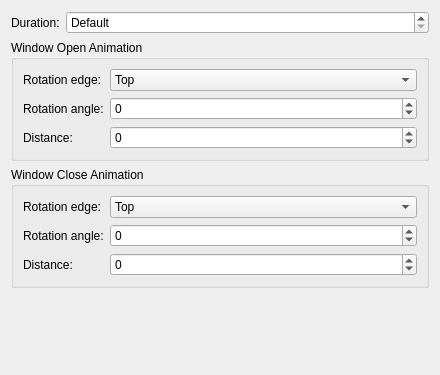
<?xml version="1.0" encoding="UTF-8"?>

<!--
SPDX-FileCopyrightText: 2023 Roman Gilg <subdiff@gmail.com>

SPDX-License-Identifier: GPL-2.0-or-later
-->

<ui version="4.0">
 <class>GlideEffectConfig</class>
 <widget class="QWidget" name="GlideEffectConfig">
  <property name="geometry">
   <rect>
    <x>0</x>
    <y>0</y>
    <width>440</width>
    <height>375</height>
   </rect>
  </property>
  <layout class="QVBoxLayout" name="verticalLayout">
   <item>
    <layout class="QFormLayout" name="layout_Duration">
     <item row="0" column="0">
      <widget class="QLabel" name="label_Duration">
       <property name="text">
        <string>Duration:</string>
       </property>
      </widget>
     </item>
     <item row="0" column="1">
      <widget class="QSpinBox" name="kcfg_Duration">
       <property name="sizePolicy">
        <sizepolicy hsizetype="Expanding" vsizetype="Fixed">
         <horstretch>0</horstretch>
         <verstretch>0</verstretch>
        </sizepolicy>
       </property>
       <property name="specialValueText">
        <string>Default</string>
       </property>
       <property name="suffix">
        <string> milliseconds</string>
       </property>
       <property name="maximum">
        <number>9999</number>
       </property>
       <property name="singleStep">
        <number>5</number>
       </property>
      </widget>
     </item>
    </layout>
   </item>
   <item>
    <widget class="QGroupBox" name="groupBox_InAnimation">
     <property name="title">
      <string>Window Open Animation</string>
     </property>
     <layout class="QFormLayout" name="formLayout">
      <item row="0" column="0">
       <widget class="QLabel" name="label_InRotationEdge">
        <property name="text">
         <string>Rotation edge:</string>
        </property>
       </widget>
      </item>
      <item row="0" column="1">
       <widget class="QComboBox" name="kcfg_InRotationEdge">
        <property name="sizePolicy">
         <sizepolicy hsizetype="Expanding" vsizetype="Fixed">
          <horstretch>0</horstretch>
          <verstretch>0</verstretch>
         </sizepolicy>
        </property>
        <item>
         <property name="text">
          <string>Top</string>
         </property>
        </item>
        <item>
         <property name="text">
          <string>Right</string>
         </property>
        </item>
        <item>
         <property name="text">
          <string>Bottom</string>
         </property>
        </item>
        <item>
         <property name="text">
          <string>Left</string>
         </property>
        </item>
       </widget>
      </item>
      <item row="3" column="0">
       <widget class="QLabel" name="label_InRotationAngle">
        <property name="text">
         <string>Rotation angle:</string>
        </property>
       </widget>
      </item>
      <item row="3" column="1">
       <widget class="QSpinBox" name="kcfg_InRotationAngle">
        <property name="sizePolicy">
         <sizepolicy hsizetype="Expanding" vsizetype="Fixed">
          <horstretch>0</horstretch>
          <verstretch>0</verstretch>
         </sizepolicy>
        </property>
        <property name="suffix">
         <string/>
        </property>
        <property name="minimum">
         <number>-360</number>
        </property>
        <property name="maximum">
         <number>360</number>
        </property>
       </widget>
      </item>
      <item row="5" column="0">
       <widget class="QLabel" name="label_InDistance">
        <property name="text">
         <string>Distance:</string>
        </property>
       </widget>
      </item>
      <item row="5" column="1">
       <widget class="QSpinBox" name="kcfg_InDistance">
        <property name="sizePolicy">
         <sizepolicy hsizetype="Expanding" vsizetype="Fixed">
          <horstretch>0</horstretch>
          <verstretch>0</verstretch>
         </sizepolicy>
        </property>
        <property name="minimum">
         <number>-5000</number>
        </property>
        <property name="maximum">
         <number>5000</number>
        </property>
        <property name="singleStep">
         <number>5</number>
        </property>
       </widget>
      </item>
     </layout>
    </widget>
   </item>
   <item>
    <widget class="QGroupBox" name="groupBox_OutAnimation">
     <property name="title">
      <string>Window Close Animation</string>
     </property>
     <layout class="QFormLayout" name="formLayout_2">
      <item row="0" column="0">
       <widget class="QLabel" name="label_OutRotationEdge">
        <property name="text">
         <string>Rotation edge:</string>
        </property>
       </widget>
      </item>
      <item row="0" column="1">
       <widget class="QComboBox" name="kcfg_OutRotationEdge">
        <property name="sizePolicy">
         <sizepolicy hsizetype="Expanding" vsizetype="Fixed">
          <horstretch>0</horstretch>
          <verstretch>0</verstretch>
         </sizepolicy>
        </property>
        <item>
         <property name="text">
          <string>Top</string>
         </property>
        </item>
        <item>
         <property name="text">
          <string>Right</string>
         </property>
        </item>
        <item>
         <property name="text">
          <string>Bottom</string>
         </property>
        </item>
        <item>
         <property name="text">
          <string>Left</string>
         </property>
        </item>
       </widget>
      </item>
      <item row="1" column="0">
       <widget class="QLabel" name="label_OutRotationAngle">
        <property name="text">
         <string>Rotation angle:</string>
        </property>
       </widget>
      </item>
      <item row="2" column="0">
       <widget class="QLabel" name="label_OutDistance">
        <property name="text">
         <string>Distance:</string>
        </property>
       </widget>
      </item>
      <item row="1" column="1">
       <widget class="QSpinBox" name="kcfg_OutRotationAngle">
        <property name="sizePolicy">
         <sizepolicy hsizetype="Expanding" vsizetype="Fixed">
          <horstretch>0</horstretch>
          <verstretch>0</verstretch>
         </sizepolicy>
        </property>
        <property name="suffix">
         <string/>
        </property>
        <property name="minimum">
         <number>-360</number>
        </property>
        <property name="maximum">
         <number>360</number>
        </property>
       </widget>
      </item>
      <item row="2" column="1">
       <widget class="QSpinBox" name="kcfg_OutDistance">
        <property name="sizePolicy">
         <sizepolicy hsizetype="Expanding" vsizetype="Fixed">
          <horstretch>0</horstretch>
          <verstretch>0</verstretch>
         </sizepolicy>
        </property>
        <property name="minimum">
         <number>-5000</number>
        </property>
        <property name="maximum">
         <number>5000</number>
        </property>
        <property name="singleStep">
         <number>5</number>
        </property>
       </widget>
      </item>
     </layout>
    </widget>
   </item>
   <item>
    <spacer name="verticalSpacer">
     <property name="orientation">
      <enum>Qt::Vertical</enum>
     </property>
     <property name="sizeHint" stdset="0">
      <size>
       <width>20</width>
       <height>40</height>
      </size>
     </property>
    </spacer>
   </item>
  </layout>
 </widget>
 <resources/>
 <connections/>
</ui>
